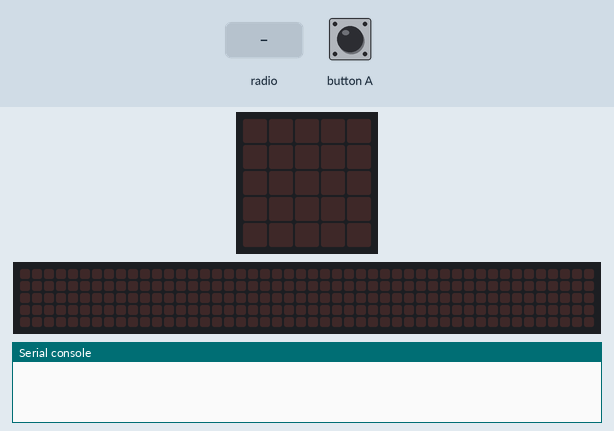
This program was run on a simulated BBC micro:bit running MicroPython. Shown: the board's 5×5 LED display, a strip that is not on the board, showing the scrolling text unrolled, the last lines printed to the serial console. Inputs (shaded band) come from the test bench. No radio messages arrive unless stated (any console line starting 'radio sent:' is added by the test bench); the 48×5 strip is a reading aid, not a part: it shows the text the display is scrolling, unrolled, one strip-width of it at a time.

Above: at 1.2 s.
1.3 s: button A pressed for 0.15 s
At 2.35 s:
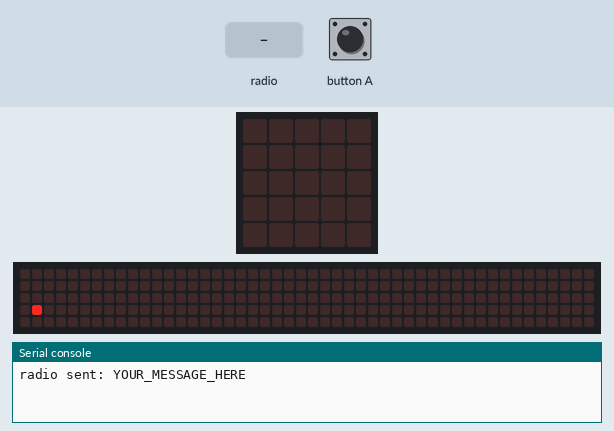
4.3 s: radio message "YOUR_MESSAGE_HERE" arrives
At 4.37 s:
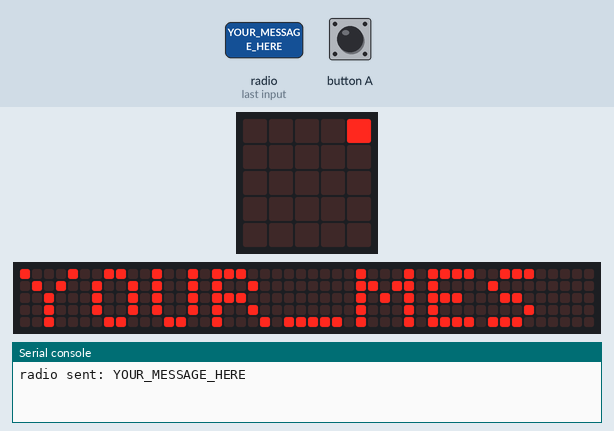

Measured:
- after the input at 1.3 s, the display: changes at once (image 1)
- after the input at 4.3 s, the display: changes at once (image 2)

The program:

RadioText.py
```python
from microbit import *
import radio

radio.on()
radio.config(channel = 6)
while True:
    if button_a.was_pressed():
        radio.send("YOUR_MESSAGE_HERE")
        display.scroll(".")
    incoming = radio.receive()
    if incoming is not None:
        display.scroll(str(incoming))
```
